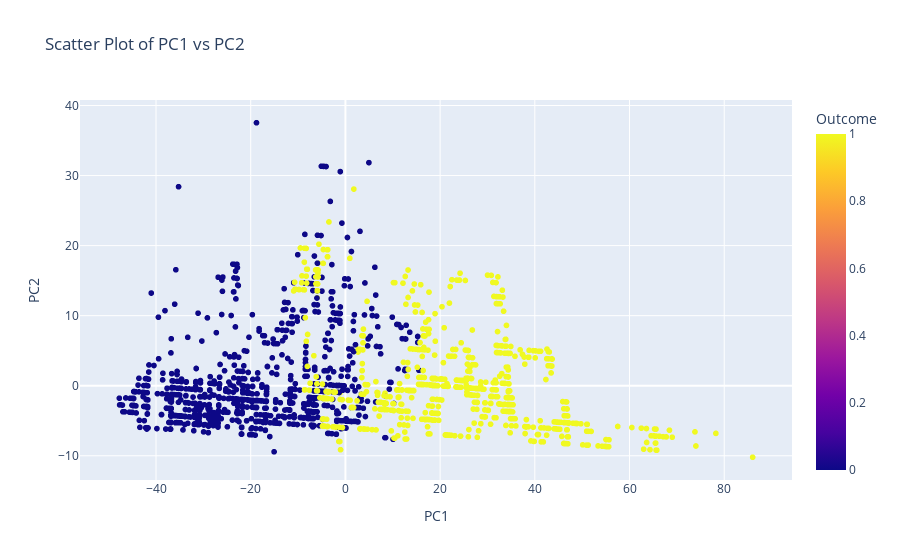

Write notebook code for a chart like this one.
### Code cell
# Create a scatter plot using Plotly Express
fig = px.scatter(pca_df, x="PC1", y="PC2", color="Outcome", 
                 title="Scatter Plot of PC1 vs PC2")
# Show the plot
fig.show()

### Figure 1 — Plotly figure (JSON) as saved in the notebook; plotly's stock layout.template omitted (floating-point values rounded to 4 significant figures; data arrays with more than 128 entries replaced by an {"elided": "..."} marker saying what was removed)
{"data": [{"hovertemplate": "PC1=%{x}<br>PC2=%{y}<br>Outcome=%{marker.color}<extra></extra>", "legendgroup": "", "marker": {"color": {"elided": "2111 int values"}, "coloraxis": "coloraxis", "symbol": "circle"}, "mode": "markers", "name": "", "showlegend": false, "type": "scattergl", "x": {"elided": "2111 float values"}, "xaxis": "x", "y": {"elided": "2111 float values"}, "yaxis": "y"}], "layout": {"coloraxis": {"colorbar": {"title": {"text": "Outcome"}}, "colorscale": [[0, "#0d0887"], [0.1111, "#46039f"], [0.2222, "#7201a8"], [0.3333, "#9c179e"], [0.4444, "#bd3786"], [0.5556, "#d8576b"], [0.6667, "#ed7953"], [0.7778, "#fb9f3a"], [0.8889, "#fdca26"], [1, "#f0f921"]]}, "legend": {"tracegroupgap": 0}, "title": {"text": "Scatter Plot of PC1 vs PC2"}, "xaxis": {"anchor": "y", "domain": [0, 1], "title": {"text": "PC1"}}, "yaxis": {"anchor": "x", "domain": [0, 1], "title": {"text": "PC2"}}}}
